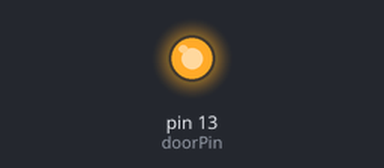
Simulated run of this sketch. Board: Arduino Uno, built with avr-gcc and run on an emulated ATmega328P. On the bench: output pins drawn as LEDs (lit = HIGH).

Above: at 1.0 s.
At 3.0 s:
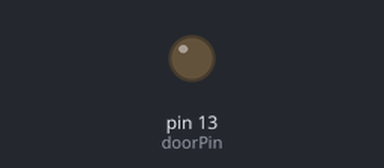
Timing chart, 0 to 5.2 s (numbered marks = the images above):
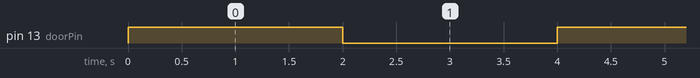

Measured:
- by itself, pin 13 (doorPin): alternates HIGH for 2.0 s and LOW for 2.0 s

The sketch:

door_test1.ino
```cpp
int const doorPin = 13;

void setup() {
  pinMode(doorPin, OUTPUT);
}

void loop() {
  digitalWrite(doorPin, HIGH);
  delay(2000);
  digitalWrite(doorPin, LOW);
  delay(2000);
}
```
